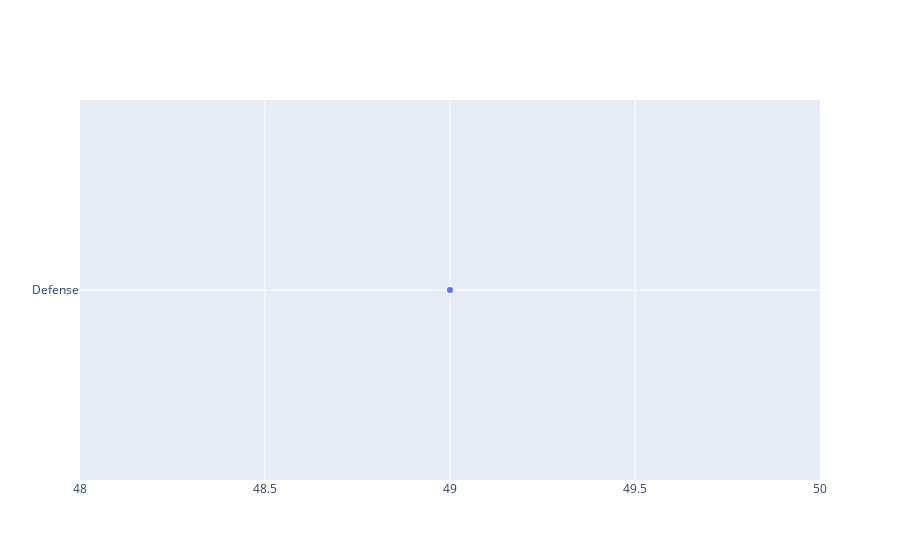

Notebook code for this chart:
### Code cell
# Plotting a scatter plot
iplot([go.Scatter(x=pokemon['Attack'], y=['Defense'], mode='markers')])

### Figure 1 — Plotly figure (JSON) as saved in the notebook; plotly's stock layout.template omitted (floating-point values rounded to 4 significant figures; data arrays with more than 128 entries replaced by an {"elided": "..."} marker saying what was removed)
{"data": [{"mode": "markers", "type": "scatter", "x": {"elided": "800 int values"}, "y": ["Defense"]}], "layout": {}}
